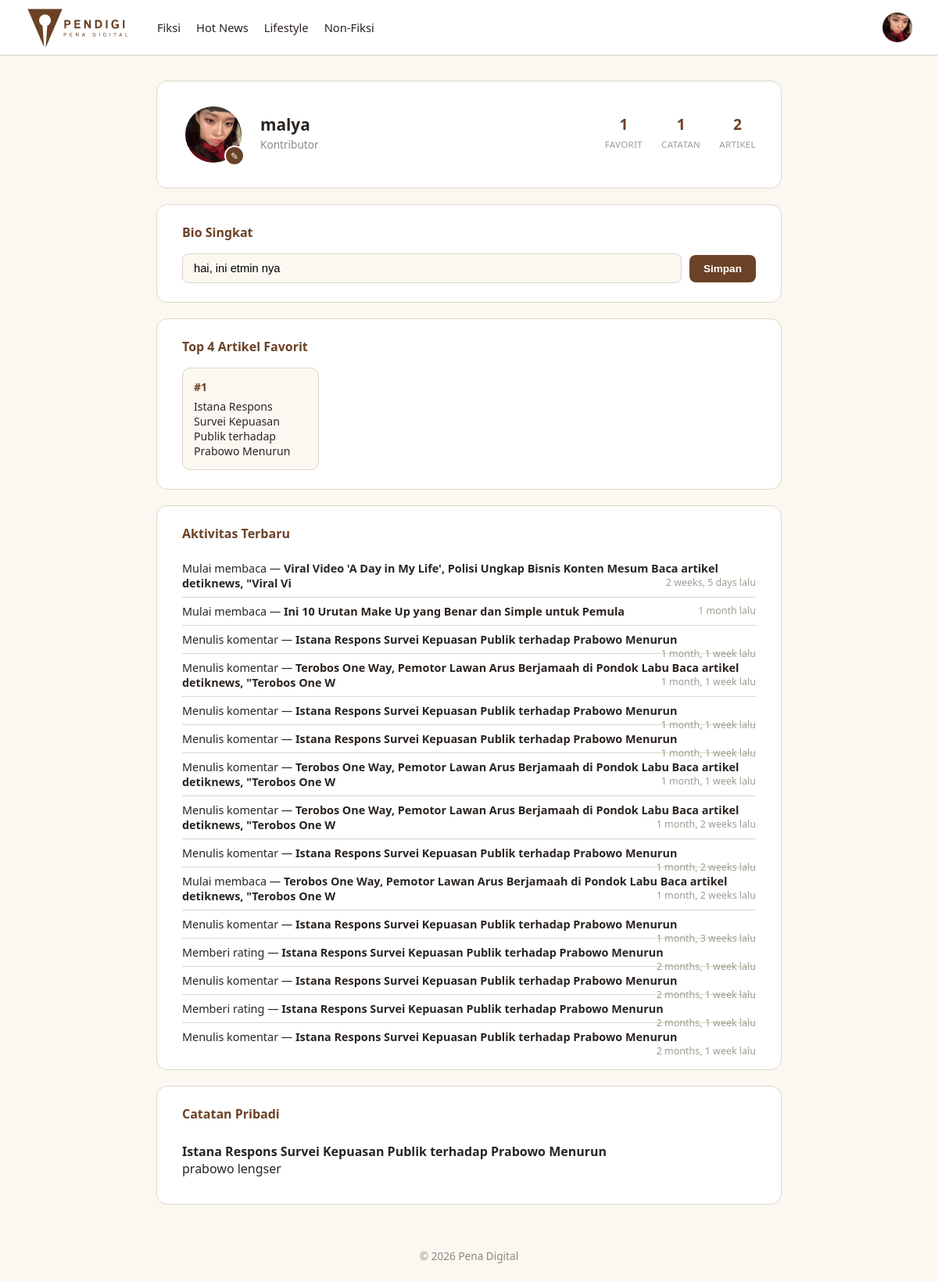
Page /accounts/profile/ (signed in) on the committed database.
### articles/models.py (models this page shows, shortened)
class Categories(models.Model):
    name = models.CharField(max_length=50, unique=True)
    class Meta:
        verbose_name_plural = "Categories"

class Articles(models.Model):
    title = models.CharField(max_length=100)
    thumbnail = models.ImageField(upload_to='articles/thumbnails/', null=True, blank=True)
    content = models.TextField()
    category = models.ForeignKey(Categories, on_delete=models.CASCADE, related_name='articles')
    contributor = models.ForeignKey(
        Users, on_delete=models.CASCADE,
        limit_choices_to={'status_kontributor': StatusKontributor.APPROVED},
        related_name='articles'
    )
    status = models.CharField(max_length=20, choices=StatusArticle.choices, default=StatusArticle.PENDING)
    is_featured = models.BooleanField(default=False)
    views_count = models.PositiveIntegerField(default=0)
    published_at = models.DateTimeField(null=True, blank=True)
    created_at = models.DateTimeField(auto_now_add=True)
    class Meta:
        ordering = ['-created_at']

### accounts/models.py (models this page shows, shortened)
class Users(AbstractUser):
    role = models.CharField(
        max_length=20,
        choices=Role.choices,
        default=Role.PEMBACA
    )
    status_kontributor = models.CharField(
        max_length=20,
        choices=StatusKontributor.choices,
        default=StatusKontributor.NONE
    )
    profile_picture = models.ImageField(upload_to='profile_pictures/', null=True, blank=True)
    bio = models.CharField(max_length=150, blank=True)

### reading_journal/models.py (models this page shows, shortened)
class FavoriteArticles(models.Model):
    user = models.ForeignKey(Users, on_delete=models.CASCADE, related_name='favorite_articles')
    article = models.ForeignKey(Articles, on_delete=models.CASCADE, related_name='favorited_by')
    rank_order = models.IntegerField(validators=[MinValueValidator(1), MaxValueValidator(4)])
    class Meta:
        ordering = ['rank_order']
        constraints = [
            models.UniqueConstraint(fields=['user', 'rank_order'], name='unique_user_rank_order'),
            models.UniqueConstraint(fields=['user', 'article'], name='unique_user_favorite_article'),
        ]

class ReadingActivity(models.Model):
    user = models.ForeignKey(Users, on_delete=models.CASCADE, related_name='activities')
    article = models.ForeignKey(Articles, on_delete=models.CASCADE, related_name='reading_activities')
    action_type = models.CharField(max_length=30, choices=ActionType.choices)
    created_at = models.DateTimeField(auto_now_add=True)
    class Meta:
        ordering = ['-created_at']
        verbose_name_plural = "Reading activities"

class PersonalNotes(models.Model):
    user = models.ForeignKey(Users, on_delete=models.CASCADE, related_name='personal_notes')
    article = models.ForeignKey(Articles, on_delete=models.CASCADE, related_name='personal_notes')
    note_content = models.TextField()
    created_at = models.DateTimeField(auto_now_add=True)
    class Meta:
        ordering = ['-created_at']

### accounts/views.py (the view)
# urls.py: path('profile/', profile_view, name='profile'),
@login_required
@login_required
def profile_view(request):
    favorites = request.user.favorite_articles.select_related('article').all()
    notes = request.user.personal_notes.select_related('article').all()[:10]
    activities = request.user.activities.select_related('article').all()[:15]
    stories = request.user.stories.all()[:5]
    if request.method == 'POST':
        form = ProfileUpdateForm(request.POST, request.FILES, instance=request.user)
        if form.is_valid():
            form.save()
            messages.success(request, 'Profil berhasil diperbarui!')
            return redirect('profile')
    else:
        form = ProfileUpdateForm(instance=request.user)
    published_count = request.user.articles.filter(status='approved').count() if request.user.status_kontributor == 'approved' else None
    return render(request, 'accounts/profile.html', {
        'favorites': favorites,
        'notes': notes,
        'activities': activities,
        'stories': stories,
        'form': form,
        'published_count': published_count,
    })

### accounts/forms.py
class ProfileUpdateForm(forms.ModelForm):
    class Meta:
        model = Users
        fields = ['profile_picture', 'bio']
        widgets = {
            'bio': forms.TextInput(attrs={'placeholder': 'Ceritakan dirimu dalam satu kalimat...'}),
        }

### articles/context_processor.py (called while the page is built)
def navbar_categories(request):
    return {
        'navbar_categories': Categories.objects.all().order_by('name')
    }

### fiction/context_processors.py (called while the page is built)
def fiction_navigation(request):
    all_tags_raw = (
        Stories.objects
        .filter(status=StatusStory.APPROVED)
        .exclude(tags='')
        .values_list('tags', flat=True)
    )
    unique_tags = set()
    for tag_string in all_tags_raw:
        for tag in tag_string.split():
            tag = tag.strip().lower()
            if tag:
                unique_tags.add(tag)
    return {
        'fiction_tags': sorted(unique_tags),
    }

### accounts/templates/accounts/profile.html (shortened to what this page needs)
{% extends 'app_base.html' %}
{% load static %}
{% block extra_css %}
<link rel="stylesheet" href="{% static 'css/forms.css' %}">
<link rel="stylesheet" href="{% static 'css/profile.css' %}">
{% endblock %}
{% block content %}
<div class="profile-card">
    <div class="profile-top">
        <div class="profile-avatar-wrap">
            {% if user.profile_picture %}
            <img src="{{ user.profile_picture.url }}" class="profile-avatar" alt="{{ user.username }}">
            {% else %}
            <div class="profile-avatar profile-avatar-placeholder">{{ user.username|first|upper }}</div>
            {% endif %}
            <label for="photo-upload" class="avatar-edit-btn" title="Ganti foto">✎</label>
        </div>
        <div class="profile-identity">
            <h1>{{ user.username }}</h1>
            <p class="profile-role">
                {% if user.status_kontributor == 'approved' %}Kontributor{% else %}Pembaca{% endif %}
            </p>
        </div>
        <div class="profile-stats">
            <div class="stat-item"><strong>{{ favorites|length }}</strong><span>Favorit</span></div>
            <div class="stat-item"><strong>{{ notes|length }}</strong><span>Catatan</span></div>
            {% if published_count is not None %}
            <div class="stat-item"><strong>{{ published_count }}</strong><span>Artikel</span></div>
            {% endif %}
        </div>
    </div>
</div>
<div class="card">
    <h3>Bio Singkat</h3>
    <form method="post" class="bio-form">
        {{ form.bio }}
        <button type="submit" class="btn-small">Simpan</button>
    </form>
</div>
<div class="card">
    <h3>Top 4 Artikel Favorit</h3>
    <div class="favorite-grid">
        {% for fav in favorites %}
        <a href="{% url 'articles:article_detail' fav.article.pk %}" class="favorite-item">
            <span class="rank-badge">#{{ fav.rank_order }}</span>
            {{ fav.article.title }}
        </a>
        {% empty %}
        <p class="hint-text">Belum ada artikel favorit.</p>
        {% endfor %}
    </div>
</div>
<div class="card">
    <h3>Aktivitas Terbaru</h3>
    <ul class="activity-list">
        {% for activity in activities %}
        <li>{{ activity.get_action_type_display }} — <strong>{{ activity.article.title }}</strong>
            <span class="activity-date">{{ activity.created_at|timesince }} lalu</span>
        </li>
        {% empty %}
        <li class="hint-text">Belum ada aktivitas.</li>
        {% endfor %}
    </ul>
</div>
<div class="card">
    <h3>Catatan Pribadi</h3>
    {% for note in notes %}
    <div class="comment-item">
        <strong>{{ note.article.title }}</strong>
        <p>{{ note.note_content }}</p>
    </div>
    {% empty %}
    <p class="hint-text">Belum ada catatan.</p>
    {% endfor %}
</div>
{% endblock %}

### templates/app_base.html (shortened to what this page needs)
{% extends 'base.html' %}
{% load static %}
{% block body %}
<header class="navbar">
    <a
        href="{% url 'articles:article_list' %}"
        class="brand"
    >
        <img
            src="{% static 'images/pendigi-logo-tulisan.svg' %}"
            alt="Pena Digital"
            class="logo"
        >
    </a>
    <div
        class="navbar-collapse"
        id="navbarCollapse"
    >
        <nav class="nav-links">
            {% for cat in navbar_categories %}
                {% if cat.name|lower == 'fiksi' %}
                    <a href="{% url 'fiction:story_list' %}">
                        {{ cat.name }}
                    </a>
                {% else %}
                    <a
                        href="{% url 'articles:article_list' %}?kategori={{ cat.name|urlencode }}"
                    >
                        {{ cat.name }}
                    </a>
                {% endif %}
            {% endfor %}
        </nav>
        <div class="navbar-actions">
            {% if user.is_authenticated %}
                <div class="navbar-dropdown profile-dropdown">
                    <button
                        type="button"
                        class="navbar-profile-button"
                        aria-label="Menu profil"
                        aria-expanded="false"
                    >
                        {% if user.profile_picture %}
                            <img
                                src="{{ user.profile_picture.url }}"
                                alt="{{ user.username }}"
                                class="navbar-profile-avatar"
                            >
                        {% else %}
                            <span class="navbar-profile-avatar navbar-profile-placeholder">
                                {{ user.username|first|upper }}
                            </span>
                        {% endif %}
                    </button>
                </div>
            {% endif %}
        </div>
    </div>
</header>
<main class="content">
    {% block content %}
    {% endblock %}
</main>
<footer class="footer">
    <p>
        &copy; {% now 'Y' %} Pena Digital
    </p>
</footer>
{% endblock %}

### static/css/base.css (style rules this page uses)
:root { --paper: #FBF8F2; --ink: #2F5D50; --ink-dark: #234840; --brown: #6B4226; --brown-dark: #54331d; --divider: #DDD6C9; --text: #2A2420; }
* { box-sizing: border-box; margin: 0; padding: 0; }
body { font-family: system-ui, -apple-system, sans-serif; background: var(--paper); color: var(--text); }
a { color: inherit; }
.content { max-width: 1000px; margin: 32px auto; padding: 0 16px; }
.footer { text-align: center; padding: 24px; color: #8a8880; font-size: 0.85rem; }
.navbar { position: relative; display: flex; align-items: center; width: 100%; padding: 10px 32px; background: #fff; border-bottom: 1px solid var(--divider); gap: 28px; z-index: 1000; }
.brand { display: flex; align-items: center; flex-shrink: 0; text-decoration: none; }
.logo { display: block; width: auto; height: 50px; }
.navbar-collapse { display: flex; align-items: center; justify-content: space-between; flex: 1; min-width: 0; gap: 24px; }
.nav-links { display: flex; align-items: center; gap: 20px; white-space: nowrap; }
.nav-links a { color: var(--text); font-size: 0.92rem; text-decoration: none; transition: color .15s ease; }
.navbar-actions { display: flex; align-items: center; gap: 14px; flex-shrink: 0; }
.navbar-profile-button { display: flex; align-items: center; justify-content: center; width: 40px; height: 40px; padding: 0; border: none; background: transparent; cursor: pointer; border-radius: 50%; }
.navbar-profile-avatar { display: flex; align-items: center; justify-content: center; width: 38px; height: 38px; border-radius: 50%; object-fit: cover; background: #d8d3c8; color: var(--text); font-size: .9rem; font-weight: 600; }
.navbar-dropdown { position: relative; }

### rows in the picture
Categories: name "Fiksi"
Categories: name "Hot News"
Categories: name "Lifestyle"
Categories: name "Non-Fiksi"
Users: profile_picture (picture), username "malya", bio "hai, ini etmin nya"
FavoriteArticles: rank_order "1", article "Istana Respons Survei Kepuasan Publik terhadap Prabowo Menurun"
ReadingActivity: action_type "Mulai membaca", article "Viral Video 'A Day in My Life', Polisi Ungkap Bisnis Konten Mesum Baca artikel detiknews, \"Viral Vi", created_at "2 weeks, 5 days"
ReadingActivity: action_type "Mulai membaca", article "Ini 10 Urutan Make Up yang Benar dan Simple untuk Pemula", created_at "1 month"
ReadingActivity: action_type "Menulis komentar", article "Istana Respons Survei Kepuasan Publik terhadap Prabowo Menurun", created_at "1 month, 1 week"
ReadingActivity: action_type "Menulis komentar", article "Terobos One Way, Pemotor Lawan Arus Berjamaah di Pondok Labu Baca artikel detiknews, \"Terobos One W", created_at "1 month, 1 week"
ReadingActivity: action_type "Menulis komentar", article "Istana Respons Survei Kepuasan Publik terhadap Prabowo Menurun", created_at "1 month, 1 week"
ReadingActivity: action_type "Menulis komentar", article "Istana Respons Survei Kepuasan Publik terhadap Prabowo Menurun", created_at "1 month, 1 week"
ReadingActivity: action_type "Menulis komentar", article "Terobos One Way, Pemotor Lawan Arus Berjamaah di Pondok Labu Baca artikel detiknews, \"Terobos One W", created_at "1 month, 1 week"
ReadingActivity: action_type "Menulis komentar", article "Terobos One Way, Pemotor Lawan Arus Berjamaah di Pondok Labu Baca artikel detiknews, \"Terobos One W", created_at "1 month, 2 weeks"
ReadingActivity: action_type "Menulis komentar", article "Istana Respons Survei Kepuasan Publik terhadap Prabowo Menurun", created_at "1 month, 2 weeks"
ReadingActivity: action_type "Mulai membaca", article "Terobos One Way, Pemotor Lawan Arus Berjamaah di Pondok Labu Baca artikel detiknews, \"Terobos One W", created_at "1 month, 2 weeks"
ReadingActivity: action_type "Menulis komentar", article "Istana Respons Survei Kepuasan Publik terhadap Prabowo Menurun", created_at "1 month, 3 weeks"
ReadingActivity: action_type "Memberi rating", article "Istana Respons Survei Kepuasan Publik terhadap Prabowo Menurun", created_at "2 months, 1 week"
ReadingActivity: action_type "Menulis komentar", article "Istana Respons Survei Kepuasan Publik terhadap Prabowo Menurun", created_at "2 months, 1 week"
ReadingActivity: action_type "Memberi rating", article "Istana Respons Survei Kepuasan Publik terhadap Prabowo Menurun", created_at "2 months, 1 week"
ReadingActivity: action_type "Menulis komentar", article "Istana Respons Survei Kepuasan Publik terhadap Prabowo Menurun", created_at "2 months, 1 week"
PersonalNotes: article "Istana Respons Survei Kepuasan Publik terhadap Prabowo Menurun", note_content "prabowo lengser"

### other values in the picture
{{ favorites|length }} "1"
{{ notes|length }} "1"
{{ published_count }} "2"
